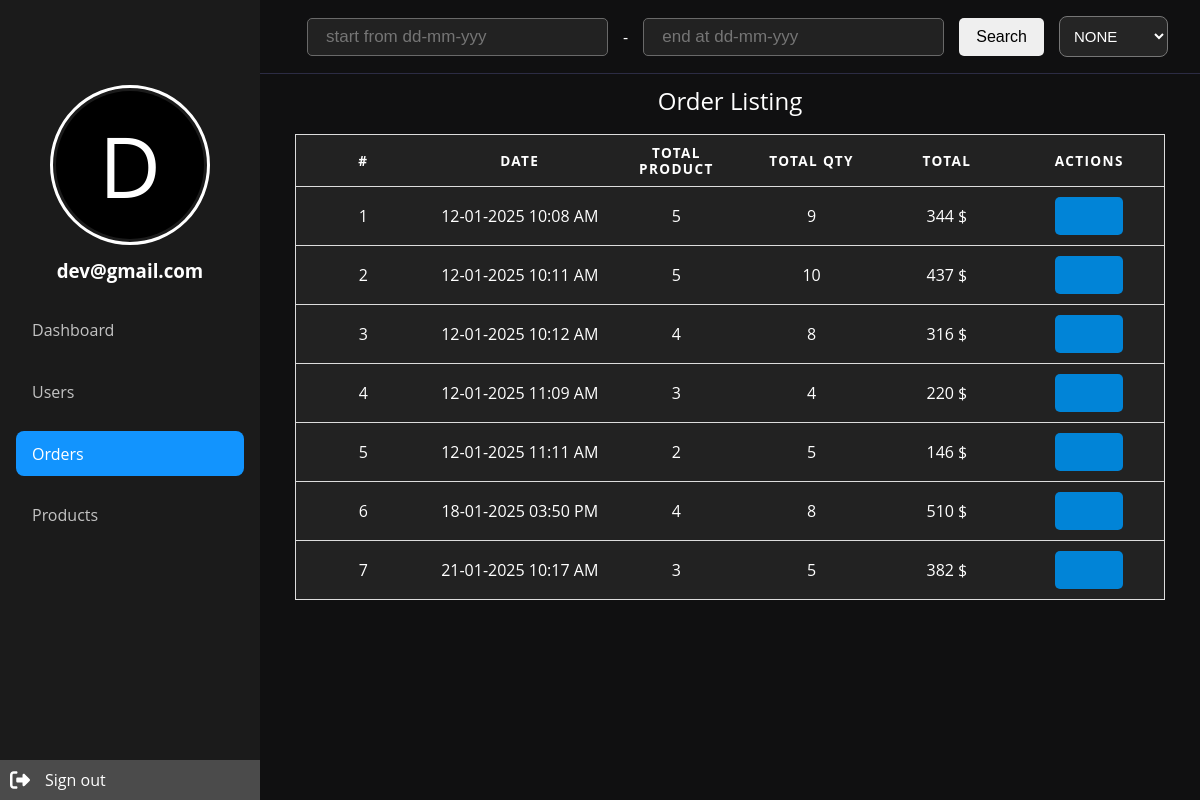
The app's page /dashboard/order.php (signed in) with its own data.
### tables this page shows
CREATE TABLE `orders` (
  `id` int(10) UNSIGNED NOT NULL,
  `date` datetime NOT NULL DEFAULT current_timestamp(),
  `total` decimal(10,0) NOT NULL,
  `user_id` int(10) UNSIGNED NOT NULL
);

### dashboard/order.php (the view, shortened to what this page needs)
<?php
require "../database/dbcon.php";
$sql = "SELECT o.id,COUNT(product_id) as 'total_product',SUM(qty) as 'total_qty',total FROM `orders` as o JOIN orderdetails as od ON o.id = od.id GROUP BY o.id;";
$filterPrice = "";
if (!isset($_GET['page'])) {
  $page = 1;
} else {
  if (is_numeric($_GET['page'])) {
    $page = $_GET['page'];
  } else {
    $page = 1;
  }
}
$results_per_page = 8;
$page_first_result = ($page - 1) * $results_per_page;
if (!isset($_GET["q"]))
  if ($filterPrice == "lowest") {
    $sql = "SELECT o.id,DATE_FORMAT(date,'%d-%m-%Y %h:%i %p') as date,COUNT(product_id) as 'total_product',SUM(qty) as 'total_qty',total FROM `orders` as o JOIN orderdetails as od ON o.id = od.id GROUP BY o.id ORDER BY total LIMIT " . $page_first_result . ',' . $results_per_page;
  } else if ($filterPrice == "highest") {
    $sql = "SELECT o.id,DATE_FORMAT(date,'%d-%m-%Y %h:%i %p') as date,COUNT(product_id) as 'total_product',SUM(qty) as 'total_qty',total FROM `orders` as o JOIN orderdetails as od ON o.id = od.id GROUP BY o.id ORDER BY total DESC LIMIT " . $page_first_result . ',' . $results_per_page;
  } else {
    $sql = "SELECT o.id,DATE_FORMAT(date,'%d-%m-%Y %h:%i %p') as date,COUNT(product_id) as 'total_product',SUM(qty) as 'total_qty',total FROM `orders` as o JOIN orderdetails as od ON o.id = od.id GROUP BY o.id  LIMIT " . $page_first_result . ',' . $results_per_page;
  }
$startDate = "";
$endDate = "";
function formartDateReverse($strDate)
{
  $dateObject = DateTime::createFromFormat('Y-m-d', $strDate);
  if ($dateObject) {
    $outputDate = $dateObject->format('d-m-Y');
    return $outputDate;
  } else {
    return false;
  }
}
$result = $conn->query($sql);
$result->fetch_all(MYSQLI_ASSOC);
?>
<!DOCTYPE html>
<html lang="en">
<head>
  <link rel="stylesheet" type="text/css" href="CSS/dashboard.css">
  <link rel="stylesheet" type="text/css" href="CSS/table.css">
  <link rel="stylesheet" type="text/css" href="CSS/modal.css">
</head>
<body>
  <div class="dashboard">
    <nav class="sidebar" id="sidebar">
      <div id="head-section">
        <div id="profile">
            <?php echo strtoupper(substr($_SESSION['backend_email'],0,1)) ?>
        </div>
        <h3><?=$_SESSION['backend_email'];?></h3>
      </div>
      <ul class="menu">
        <li><a class="menu-item" href="index.php">Dashboard</a></li>
        <li><a class="menu-item" href="user.php">Users</a></li>
        <li><a class="menu-item active" href="order.php">Orders</a></li>
        <li><a class="menu-item" href="product.php">Products</a></li>
      </ul>
      <a href="./PHP/signout.php" id="sign-out-btn">
          <img style="height: 20px;" src="./IMG/sign_out.svg" alt="">
          <span>Sign out</span>
      </a>
    </nav>
    <div class="main">
      <header class="topbar" style="justify-content: flex-start;">
        <div id="filter-order-wrapper">
          <form method="get">
            <input class="input-date-range" name="start" type="text" value="<?php echo formartDateReverse($startDate) ?>" id="" placeholder="start from dd-mm-yyy" <?php if (!isset($_GET["start"])) echo "required" ?> <?php if($result->num_rows == 0 && !isset($_GET['start'])) echo 'disabled' ?>>
            <span>-</span>
            <input class="input-date-range" name="end" type="text" id="" value="<?php echo formartDateReverse($endDate) ?>" placeholder="end at dd-mm-yyy" <?php if($result->num_rows == 0 && !isset($_GET['start'])) echo 'disabled' ?>>
            <input class="btn btn-outline-dark" type="submit" value="Search" <?php if($result->num_rows == 0 && !isset($_GET['start'])) echo 'disabled' ?>>
          </form>
          <select id="price-sort" onchange="window.location = this.value" <?php if($result->num_rows == 0) echo 'disabled' ?>>
            <option value="<?php echo "order.php?" . ($page != 1 ? '&page=' . $page : '') . ($startDate != "" ? '&start=' . formartDateReverse($startDate) : '') . ($endDate != "" ? '&end=' . formartDateReverse($endDate) : ''); ?>"
              <?php if ($filterPrice != 'lowest' && $filterPrice != 'highest') {
                echo 'selected="selected"';
              } ?>>None</option>
          </select>
        </div>
      </header>
      <section id="content" style="position: relative;height: 100%;">
        <?php if ($result->num_rows > 0): ?>
          <table class="responsive-table">
            <caption>Order Listing</caption>
            <thead>
              <tr>
                <th scope="col">#</th>
                <th scope="col" style="width: 178px;">Date</th>
                <th scope="col">Total Product</th>
                <th scope="col">Total Qty</th>
                <th scope="col">Total</th>
                <th scope="col">Actions</th>
              </tr>
            </thead>
            <tbody>
              <?php foreach ($result as $product): ?>
                <tr>
                  <td data-label="#"><?= $product["id"] ?></td>
                  <td data-label="Date"><?= $product["date"] ?></td>
                  <td data-label="Total Product"><?= $product["total_product"] ?></td>
                  <td data-label="Total Qty"><?= $product["total_qty"] ?></td>
                  <td data-label="Total"><?= $product["total"] . " $" ?></td>
                  <td data-label="Actions">
                    <button data-modal-target="viewModal" class="btn btn-view" data-id="<?= $product["id"] ?>">View</button>
                  </td>
                </tr>
              <?php endforeach;
              $conn->close(); ?>
            </tbody>
          </table>
        <?php else: ?>
          <span style="font-size: 25px;font-weight: bold;color:red;position: absolute;top: 50%;left: 50%;transform: translate(-50%,-50%);">No Record Founded.</span>
        <?php endif; ?>
      </section>
    </div>
  </div>
</body>
</html>

### dashboard/CSS/dashboard.css (style rules this page uses)
* { margin: 0; padding: 0; box-sizing: border-box; }
body { font-family: 'Arial', sans-serif; background-color: #101011; color: #fff; min-height: 100dvh; }
.dashboard { display: flex; height: 100vh; }
.sidebar { width: 260px; background-color: #1B1B1B; display: flex; flex-direction: column; gap: 25px; padding: 1rem; transform: translateX(0); transition: transform 0.3s ease; }
.sidebar .menu { list-style: none; display: flex; flex-direction: column; gap: 1rem; }
.menu-item { display: flex; align-items: center; gap: 1rem; padding: 0.8rem 1rem; border-radius: 8px; color: #c3c3c3; cursor: pointer; transition: all 0.3s ease; text-decoration: none; }
.menu-item:hover, .menu-item.active { background-color: #1294FE; color: #fff; }
.main { flex: 1; display: flex; flex-direction: column; }
.topbar { display: flex; justify-content: space-between; gap: 15px; align-items: center; background-color: #101011; padding: 1rem 2rem; border-bottom: 1px solid #2c2c44; }
.sidebar { transform: translateX(0); display: flex; }
#content { margin: 0 35px; }
.btn { font-size: 16px; padding: 8px 15px; outline: none; border-color: transparent; border-radius: 5px; cursor: pointer; }
.btn-view { background-image: url(../IMG/eye-solid.svg); }
#price-sort,#price-sort-mobile { padding: 10px; font-size: 15px; border-radius: 8px; text-transform: uppercase; cursor: pointer; background: #252525; color: white; }

### dashboard/CSS/table.css (style rules this page uses)
table { border: 1px solid #ccc; border-collapse: collapse; margin: 0; padding: 0; width: 100%; table-layout: fixed; }
table caption { font-size: 1.5em; margin: .5em 0 .75em; }
table tr { background-color: #222222; border: 1px solid #ddd; padding: .35em; }
table th, table td { padding: .625em; text-align: center; }
table th { font-size: .85em; letter-spacing: .1em; text-transform: uppercase; }
table th:last-child { width: 150px; }
body { font-family: "Open Sans", sans-serif; line-height: 1.25; }

### records on screen
orders: id "Search", id "None", id "7", date "21-01-2025 10:17 AM", total_product "3", total_qty "5", total "382"
orders: id "1", date "12-01-2025 10:08 AM", total_product "5", total_qty "9", total "344"
orders: id "2", date "12-01-2025 10:11 AM", total_product "5", total_qty "10", total "437"
orders: id "3", date "12-01-2025 10:12 AM", total_product "4", total_qty "8", total "316"
orders: id "4", date "12-01-2025 11:09 AM", total_product "3", total_qty "4", total "220"
orders: id "5", date "12-01-2025 11:11 AM", total_product "2", total_qty "5", total "146"
orders: id "6", date "18-01-2025 03:50 PM", total_product "4", total_qty "8", total "510"

### other values on screen
substr($_SESSION['backend_email'],0,1) "D"
$_SESSION['backend_email'] "dev@gmail.com"
